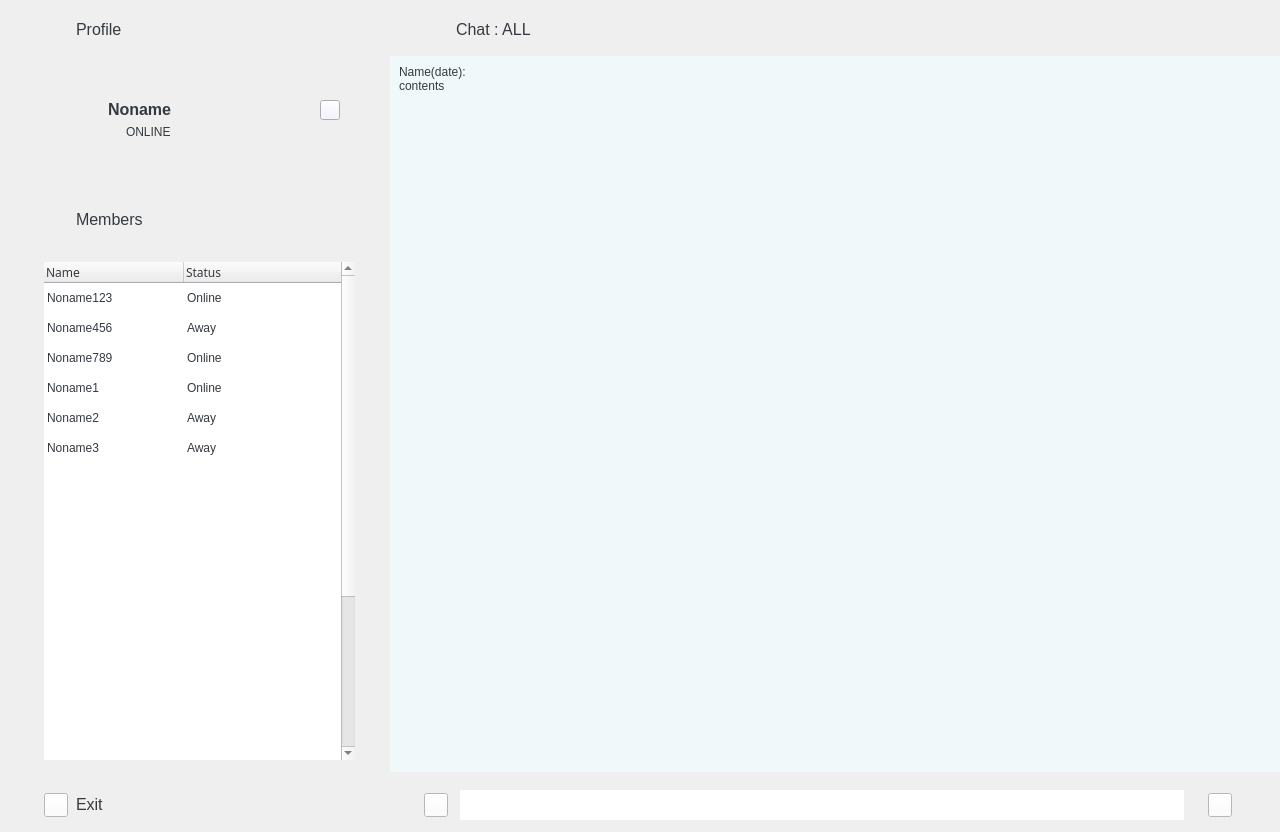
<?xml version="1.0" encoding="UTF-8"?>
<ui version="4.0">
 <class>MainWindow</class>
 <widget class="QMainWindow" name="MainWindow">
  <property name="geometry">
   <rect>
    <x>0</x>
    <y>0</y>
    <width>1280</width>
    <height>832</height>
   </rect>
  </property>
  <property name="minimumSize">
   <size>
    <width>1280</width>
    <height>832</height>
   </size>
  </property>
  <property name="maximumSize">
   <size>
    <width>1280</width>
    <height>832</height>
   </size>
  </property>
  <property name="windowTitle">
   <string notr="true">MainWindow</string>
  </property>
  <property name="styleSheet">
   <string notr="true">* {
	font: 10pt &quot;SEBANG Gothic&quot;;
	color: #343a40;
}</string>
  </property>
  <widget class="QWidget" name="centralwidget">
   <property name="minimumSize">
    <size>
     <width>1280</width>
     <height>832</height>
    </size>
   </property>
   <property name="maximumSize">
    <size>
     <width>1280</width>
     <height>832</height>
    </size>
   </property>
   <widget class="QLabel" name="Bg_Sidebar">
    <property name="enabled">
     <bool>true</bool>
    </property>
    <property name="geometry">
     <rect>
      <x>0</x>
      <y>0</y>
      <width>380</width>
      <height>832</height>
     </rect>
    </property>
    <property name="minimumSize">
     <size>
      <width>380</width>
      <height>832</height>
     </size>
    </property>
    <property name="maximumSize">
     <size>
      <width>380</width>
      <height>832</height>
     </size>
    </property>
    <property name="text">
     <string notr="true"/>
    </property>
    <property name="pixmap">
     <pixmap resource="../resource/resource.qrc">:/layout/Sidebar.png</pixmap>
    </property>
    <property name="scaledContents">
     <bool>false</bool>
    </property>
   </widget>
   <widget class="QLabel" name="Bg_Header">
    <property name="geometry">
     <rect>
      <x>380</x>
      <y>0</y>
      <width>900</width>
      <height>56</height>
     </rect>
    </property>
    <property name="frameShape">
     <enum>QFrame::NoFrame</enum>
    </property>
    <property name="text">
     <string notr="true"/>
    </property>
    <property name="pixmap">
     <pixmap resource="../resource/resource.qrc">:/layout/Header.png</pixmap>
    </property>
   </widget>
   <widget class="QLabel" name="Bg_ChatArea">
    <property name="geometry">
     <rect>
      <x>380</x>
      <y>56</y>
      <width>900</width>
      <height>721</height>
     </rect>
    </property>
    <property name="text">
     <string notr="true"/>
    </property>
    <property name="pixmap">
     <pixmap resource="../resource/resource.qrc">:/layout/ChatFrame.png</pixmap>
    </property>
   </widget>
   <widget class="QLabel" name="Bg_Input">
    <property name="geometry">
     <rect>
      <x>380</x>
      <y>777</y>
      <width>900</width>
      <height>56</height>
     </rect>
    </property>
    <property name="text">
     <string notr="true"/>
    </property>
    <property name="pixmap">
     <pixmap resource="../resource/resource.qrc">:/layout/Footer.png</pixmap>
    </property>
   </widget>
   <widget class="QPushButton" name="Btn_emoji">
    <property name="geometry">
     <rect>
      <x>424</x>
      <y>793</y>
      <width>24</width>
      <height>24</height>
     </rect>
    </property>
    <property name="styleSheet">
     <string notr="true">background-color: rgb(255, 255, 255);
selection-background-color: rgb(255, 255, 255);
border-image: url(:/icon/emoji-happy.png);</string>
    </property>
    <property name="text">
     <string/>
    </property>
   </widget>
   <widget class="QPlainTextEdit" name="Input_inputBox">
    <property name="geometry">
     <rect>
      <x>460</x>
      <y>790</y>
      <width>724</width>
      <height>30</height>
     </rect>
    </property>
    <property name="styleSheet">
     <string notr="true">QPlainTextEdit {
	border-style: none;
	font-size: 12pt;
	color: #495057;
}</string>
    </property>
    <property name="plainText">
     <string notr="true"/>
    </property>
    <property name="placeholderText">
     <string notr="true">Text here...</string>
    </property>
   </widget>
   <widget class="QPushButton" name="Btn_send">
    <property name="geometry">
     <rect>
      <x>1208</x>
      <y>793</y>
      <width>24</width>
      <height>24</height>
     </rect>
    </property>
    <property name="styleSheet">
     <string notr="true">background-color: rgb(255, 255, 255);
selection-background-color: rgb(255, 255, 255);
border-image: url(:/icon/send.png);</string>
    </property>
    <property name="text">
     <string/>
    </property>
   </widget>
   <widget class="QPushButton" name="Btn_exit">
    <property name="geometry">
     <rect>
      <x>44</x>
      <y>793</y>
      <width>24</width>
      <height>24</height>
     </rect>
    </property>
    <property name="styleSheet">
     <string notr="true">background-color: rgb(255, 255, 255);
selection-background-color: rgb(255, 255, 255);
border-image: url(:/icon/exit.png)</string>
    </property>
    <property name="text">
     <string/>
    </property>
   </widget>
   <widget class="QLabel" name="Text_ProfileHeader">
    <property name="geometry">
     <rect>
      <x>76</x>
      <y>20</y>
      <width>271</width>
      <height>20</height>
     </rect>
    </property>
    <property name="sizePolicy">
     <sizepolicy hsizetype="Preferred" vsizetype="Preferred">
      <horstretch>0</horstretch>
      <verstretch>0</verstretch>
     </sizepolicy>
    </property>
    <property name="styleSheet">
     <string notr="true">font-size: 12pt;</string>
    </property>
    <property name="text">
     <string notr="true">&lt;html&gt;&lt;head/&gt;&lt;body&gt;&lt;p&gt;&lt;span style=&quot; font-size:12pt;&quot;&gt;Profile&lt;/span&gt;&lt;/p&gt;&lt;/body&gt;&lt;/html&gt;</string>
    </property>
    <property name="textFormat">
     <enum>Qt::AutoText</enum>
    </property>
    <property name="scaledContents">
     <bool>false</bool>
    </property>
   </widget>
   <widget class="QLabel" name="Text_MemberHeader">
    <property name="geometry">
     <rect>
      <x>76</x>
      <y>210</y>
      <width>271</width>
      <height>20</height>
     </rect>
    </property>
    <property name="midLineWidth">
     <number>0</number>
    </property>
    <property name="text">
     <string notr="true">&lt;html&gt;&lt;head/&gt;&lt;body&gt;&lt;p&gt;&lt;span style=&quot; font-size:12pt;&quot;&gt;Members&lt;/span&gt;&lt;/p&gt;&lt;/body&gt;&lt;/html&gt;</string>
    </property>
    <property name="textFormat">
     <enum>Qt::AutoText</enum>
    </property>
    <property name="scaledContents">
     <bool>false</bool>
    </property>
   </widget>
   <widget class="QLabel" name="Text_Exit">
    <property name="geometry">
     <rect>
      <x>76</x>
      <y>795</y>
      <width>31</width>
      <height>20</height>
     </rect>
    </property>
    <property name="midLineWidth">
     <number>0</number>
    </property>
    <property name="text">
     <string notr="true">&lt;html&gt;&lt;head/&gt;&lt;body&gt;&lt;p&gt;&lt;span style=&quot; font-size:12pt;&quot;&gt;Exit&lt;/span&gt;&lt;/p&gt;&lt;/body&gt;&lt;/html&gt;</string>
    </property>
    <property name="textFormat">
     <enum>Qt::AutoText</enum>
    </property>
    <property name="scaledContents">
     <bool>false</bool>
    </property>
   </widget>
   <widget class="QLabel" name="Text_ChatTarget">
    <property name="geometry">
     <rect>
      <x>456</x>
      <y>20</y>
      <width>151</width>
      <height>20</height>
     </rect>
    </property>
    <property name="styleSheet">
     <string notr="true">font-size: 12pt;</string>
    </property>
    <property name="text">
     <string notr="true">&lt;html&gt;&lt;head/&gt;&lt;body&gt;&lt;p&gt;&lt;span style=&quot; font-size:12pt;&quot;&gt;Chat : ALL&lt;/span&gt;&lt;/p&gt;&lt;/body&gt;&lt;/html&gt;</string>
    </property>
    <property name="textFormat">
     <enum>Qt::AutoText</enum>
    </property>
    <property name="scaledContents">
     <bool>false</bool>
    </property>
   </widget>
   <widget class="QLabel" name="Img_myProfile">
    <property name="geometry">
     <rect>
      <x>44</x>
      <y>92</y>
      <width>48</width>
      <height>48</height>
     </rect>
    </property>
    <property name="text">
     <string notr="true"/>
    </property>
    <property name="pixmap">
     <pixmap resource="../resource/resource.qrc">:/image/profile-circle.png</pixmap>
    </property>
   </widget>
   <widget class="QLabel" name="Text_myName">
    <property name="geometry">
     <rect>
      <x>108</x>
      <y>100</y>
      <width>201</width>
      <height>20</height>
     </rect>
    </property>
    <property name="styleSheet">
     <string notr="true">font-size: 12pt;
font-weight: 700;</string>
    </property>
    <property name="text">
     <string notr="true">&lt;html&gt;&lt;head/&gt;&lt;body&gt;&lt;p&gt;Noname&lt;/p&gt;&lt;/body&gt;&lt;/html&gt;</string>
    </property>
   </widget>
   <widget class="QLabel" name="Text_myStatus">
    <property name="geometry">
     <rect>
      <x>126</x>
      <y>122</y>
      <width>161</width>
      <height>20</height>
     </rect>
    </property>
    <property name="text">
     <string notr="true">&lt;html&gt;&lt;head/&gt;&lt;body&gt;&lt;p&gt;&lt;span style=&quot; font-size:9pt;&quot;&gt;ONLINE&lt;/span&gt;&lt;/p&gt;&lt;/body&gt;&lt;/html&gt;</string>
    </property>
   </widget>
   <widget class="QLabel" name="Img_MyStatus">
    <property name="geometry">
     <rect>
      <x>108</x>
      <y>125</y>
      <width>12</width>
      <height>12</height>
     </rect>
    </property>
    <property name="text">
     <string notr="true"/>
    </property>
    <property name="pixmap">
     <pixmap resource="../resource/resource.qrc">:/icon/OnlineDot.png</pixmap>
    </property>
   </widget>
   <widget class="QPushButton" name="Btn_edit">
    <property name="geometry">
     <rect>
      <x>320</x>
      <y>100</y>
      <width>20</width>
      <height>20</height>
     </rect>
    </property>
    <property name="focusPolicy">
     <enum>Qt::WheelFocus</enum>
    </property>
    <property name="styleSheet">
     <string notr="true">background-color: #F4F0FD;
selection-background-color: #F4F0FD;
border-image: url(:/icon/edit.png)</string>
    </property>
    <property name="text">
     <string/>
    </property>
   </widget>
   <widget class="QTableWidget" name="memberTable">
    <property name="geometry">
     <rect>
      <x>44</x>
      <y>262</y>
      <width>311</width>
      <height>498</height>
     </rect>
    </property>
    <property name="styleSheet">
     <string notr="true">* {
	font: 9pt &quot;SEBANG Gothic&quot;;
}
QTableWidget {
	border-style: none;
}
QScrollBar::sub-page:vertical {
	background: none;
}
QScrollBar::add-page:vertical {
	background: none;
}
QScrollBar:vertical {
	border-style: none;
	background:white;
	width:13px;    
	margin: 0px 0px 0px 0px;
}
QScrollBar::handle:vertical {         
	min-height: 0px;
	border-style: none;
	border-radius: 5px;
	background-color: #6F3FE2;
}
QScrollBar::add-line:vertical {       
	height: 0px;
	subcontrol-position: bottom;
	subcontrol-origin: margin;
}
QScrollBar::sub-line:vertical {
	height: 0 px;
	subcontrol-position: top;
	subcontrol-origin: margin;
}
</string>
    </property>
    <property name="verticalScrollMode">
     <enum>QAbstractItemView::ScrollPerItem</enum>
    </property>
    <property name="showGrid">
     <bool>false</bool>
    </property>
    <property name="rowCount">
     <number>22</number>
    </property>
    <attribute name="horizontalHeaderDefaultSectionSize">
     <number>140</number>
    </attribute>
    <attribute name="horizontalHeaderShowSortIndicator" stdset="0">
     <bool>false</bool>
    </attribute>
    <attribute name="horizontalHeaderStretchLastSection">
     <bool>true</bool>
    </attribute>
    <attribute name="verticalHeaderVisible">
     <bool>false</bool>
    </attribute>
    <row>
     <property name="text">
      <string notr="true">1</string>
     </property>
    </row>
    <row>
     <property name="text">
      <string notr="true">2</string>
     </property>
    </row>
    <row>
     <property name="text">
      <string notr="true">새 열</string>
     </property>
    </row>
    <row>
     <property name="text">
      <string notr="true">3</string>
     </property>
    </row>
    <row>
     <property name="text">
      <string notr="true">4</string>
     </property>
    </row>
    <row>
     <property name="text">
      <string notr="true">6</string>
     </property>
    </row>
    <row/>
    <row/>
    <row/>
    <row/>
    <row/>
    <row/>
    <row/>
    <row/>
    <row/>
    <row/>
    <row/>
    <row/>
    <row/>
    <row/>
    <row/>
    <row/>
    <column>
     <property name="text">
      <string notr="true">Name</string>
     </property>
     <property name="font">
      <font>
       <family>세방고딕 Regular</family>
       <pointsize>9</pointsize>
      </font>
     </property>
     <property name="textAlignment">
      <set>AlignLeading|AlignVCenter</set>
     </property>
    </column>
    <column>
     <property name="text">
      <string notr="true">Status</string>
     </property>
     <property name="font">
      <font>
       <family>SEBANG Gothic</family>
      </font>
     </property>
     <property name="textAlignment">
      <set>AlignLeading|AlignVCenter</set>
     </property>
    </column>
    <item row="0" column="0">
     <property name="text">
      <string notr="true">Noname123</string>
     </property>
     <property name="flags">
      <set>ItemIsEnabled</set>
     </property>
    </item>
    <item row="0" column="1">
     <property name="text">
      <string notr="true">Online</string>
     </property>
     <property name="flags">
      <set>ItemIsEnabled</set>
     </property>
    </item>
    <item row="1" column="0">
     <property name="text">
      <string notr="true">Noname456</string>
     </property>
     <property name="flags">
      <set>ItemIsEnabled</set>
     </property>
    </item>
    <item row="1" column="1">
     <property name="text">
      <string notr="true">Away</string>
     </property>
     <property name="flags">
      <set>ItemIsEnabled</set>
     </property>
    </item>
    <item row="2" column="0">
     <property name="text">
      <string notr="true">Noname789</string>
     </property>
     <property name="flags">
      <set>ItemIsEnabled</set>
     </property>
    </item>
    <item row="2" column="1">
     <property name="text">
      <string notr="true">Online</string>
     </property>
     <property name="flags">
      <set>ItemIsEnabled</set>
     </property>
    </item>
    <item row="3" column="0">
     <property name="text">
      <string notr="true">Noname1</string>
     </property>
     <property name="flags">
      <set>ItemIsEnabled</set>
     </property>
    </item>
    <item row="3" column="1">
     <property name="text">
      <string notr="true">Online</string>
     </property>
     <property name="flags">
      <set>ItemIsEnabled</set>
     </property>
    </item>
    <item row="4" column="0">
     <property name="text">
      <string notr="true">Noname2</string>
     </property>
     <property name="flags">
      <set>ItemIsEnabled</set>
     </property>
    </item>
    <item row="4" column="1">
     <property name="text">
      <string notr="true">Away</string>
     </property>
     <property name="flags">
      <set>ItemIsEnabled</set>
     </property>
    </item>
    <item row="5" column="0">
     <property name="text">
      <string notr="true">Noname3</string>
     </property>
     <property name="flags">
      <set>ItemIsEnabled</set>
     </property>
    </item>
    <item row="5" column="1">
     <property name="text">
      <string notr="true">Away</string>
     </property>
     <property name="flags">
      <set>ItemIsEnabled</set>
     </property>
    </item>
    <item row="6" column="0">
     <property name="text">
      <string/>
     </property>
    </item>
    <item row="7" column="0">
     <property name="text">
      <string/>
     </property>
    </item>
   </widget>
   <widget class="QScrollArea" name="scrollArea">
    <property name="geometry">
     <rect>
      <x>390</x>
      <y>56</y>
      <width>890</width>
      <height>716</height>
     </rect>
    </property>
    <property name="minimumSize">
     <size>
      <width>890</width>
      <height>716</height>
     </size>
    </property>
    <property name="maximumSize">
     <size>
      <width>890</width>
      <height>716</height>
     </size>
    </property>
    <property name="styleSheet">
     <string notr="true">* {
	border-style: none;
	background-color: #F1F8F9;
}
QScrollBar::sub-page:vertical {
	background: none;
}
QScrollBar::add-page:vertical {
	background: none;
}
QScrollBar:vertical {
	border-style: none;
	background:#F1F8F9;
	width:12px;    
	margin: 0px 0px 0px 0px;
}
QScrollBar::handle:vertical {         
	min-height: 0px;
	border-style: none;
	border-radius: 5px;
	background-color: #A1D0D4;
}
QScrollBar::add-line:vertical {       
	height: 0px;
	subcontrol-position: bottom;
	subcontrol-origin: margin;
}
QScrollBar::sub-line:vertical {
	height: 0 px;
	subcontrol-position: top;
	subcontrol-origin: margin;
}</string>
    </property>
    <property name="horizontalScrollBarPolicy">
     <enum>Qt::ScrollBarAlwaysOff</enum>
    </property>
    <property name="widgetResizable">
     <bool>true</bool>
    </property>
    <property name="alignment">
     <set>Qt::AlignLeading|Qt::AlignLeft|Qt::AlignTop</set>
    </property>
    <widget class="QWidget" name="scrollAreaWidgetContents">
     <property name="geometry">
      <rect>
       <x>0</x>
       <y>0</y>
       <width>870</width>
       <height>716</height>
      </rect>
     </property>
     <property name="minimumSize">
      <size>
       <width>870</width>
       <height>688</height>
      </size>
     </property>
     <property name="maximumSize">
      <size>
       <width>870</width>
       <height>16777215</height>
      </size>
     </property>
     <layout class="QGridLayout" name="gridLayout">
      <item row="0" column="0">
       <widget class="QLabel" name="Text_Chat">
        <property name="text">
         <string notr="true">&lt;html&gt;&lt;head/&gt;&lt;body&gt;&lt;p&gt;Name(date):&lt;br&gt;contents&lt;/p&gt;&lt;/body&gt;&lt;/html&gt;</string>
        </property>
        <property name="alignment">
         <set>Qt::AlignLeading|Qt::AlignLeft|Qt::AlignTop</set>
        </property>
        <property name="wordWrap">
         <bool>true</bool>
        </property>
       </widget>
      </item>
     </layout>
    </widget>
   </widget>
   <zorder>Bg_Input</zorder>
   <zorder>Bg_Sidebar</zorder>
   <zorder>Bg_Header</zorder>
   <zorder>Bg_ChatArea</zorder>
   <zorder>Btn_emoji</zorder>
   <zorder>Input_inputBox</zorder>
   <zorder>Btn_send</zorder>
   <zorder>Btn_exit</zorder>
   <zorder>Text_ProfileHeader</zorder>
   <zorder>Text_MemberHeader</zorder>
   <zorder>Text_Exit</zorder>
   <zorder>Text_ChatTarget</zorder>
   <zorder>Img_myProfile</zorder>
   <zorder>Text_myName</zorder>
   <zorder>Text_myStatus</zorder>
   <zorder>Img_MyStatus</zorder>
   <zorder>Btn_edit</zorder>
   <zorder>memberTable</zorder>
   <zorder>scrollArea</zorder>
  </widget>
 </widget>
 <resources>
  <include location="../resource/resource.qrc"/>
 </resources>
 <connections/>
</ui>
